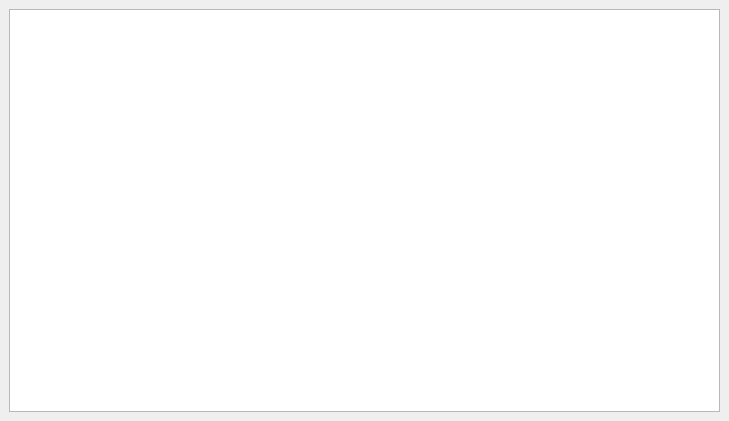
<?xml version="1.0" encoding="UTF-8"?>
<ui version="4.0">
 <class>MainWindow</class>
 <widget class="QMainWindow" name="MainWindow">
  <property name="geometry">
   <rect>
    <x>0</x>
    <y>0</y>
    <width>729</width>
    <height>421</height>
   </rect>
  </property>
  <property name="windowTitle">
   <string>Coffee</string>
  </property>
  <widget class="QWidget" name="centralwidget">
   <layout class="QVBoxLayout" name="verticalLayout_2">
    <item>
     <layout class="QVBoxLayout" name="verticalLayout">
      <item>
       <widget class="QTableWidget" name="tableWidget"/>
      </item>
     </layout>
    </item>
   </layout>
  </widget>
 </widget>
 <resources/>
 <connections/>
</ui>
